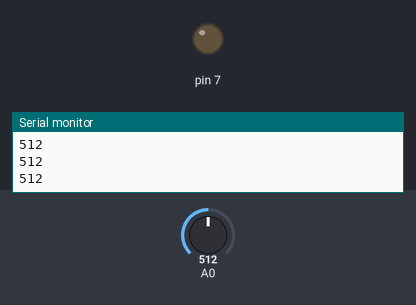
Simulated run of this sketch. Board: Arduino Uno, built with avr-gcc and run on an emulated ATmega328P. Parts: output pins drawn as LEDs (lit = HIGH), the last lines printed to the serial monitor. The test bench sets the inputs (shaded band); at power-on: A0 = 512.

Above: at 1.2 s.
1.3 s: A0 set to 352
2.8 s: A0 set to 326
At 3.3 s:
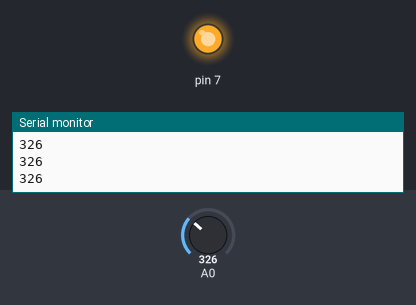
4.3 s: A0 set to 353
At 5.5 s:
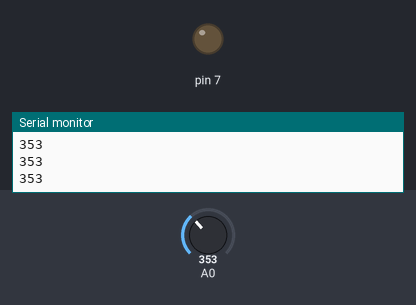
5.8 s: A0 set to 333
At 6.8 s:
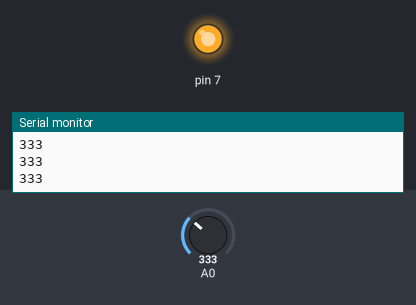
Timing chart, 0 to 8.3 s (numbered marks = the images above; inputs shaded):
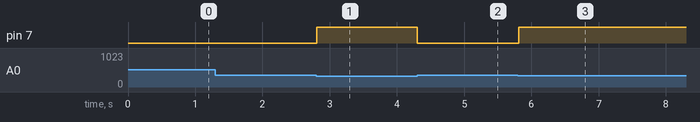

The sketch:

ldr_automatic_night_light.ino
```cpp
int light;
int threshold = 343;

void setup()
{
  pinMode(7, OUTPUT);
  Serial.begin(9600);
}

void loop()
{
  light = analogRead(A0);
  Serial.println(light);

  if (light < threshold)
  {
    digitalWrite(7, HIGH);
  }
  else
  {
    digitalWrite(7, LOW);
  }
}
```

Measured:
- the behaviour switches between 343 and 342 on A0 (found by bisection; images 0 and 1)
- after the input at 2.8 s, pin 7: LOW → HIGH at once
- after the input at 4.3 s, pin 7: HIGH → LOW at once
- after the input at 5.8 s, pin 7: LOW → HIGH at once
